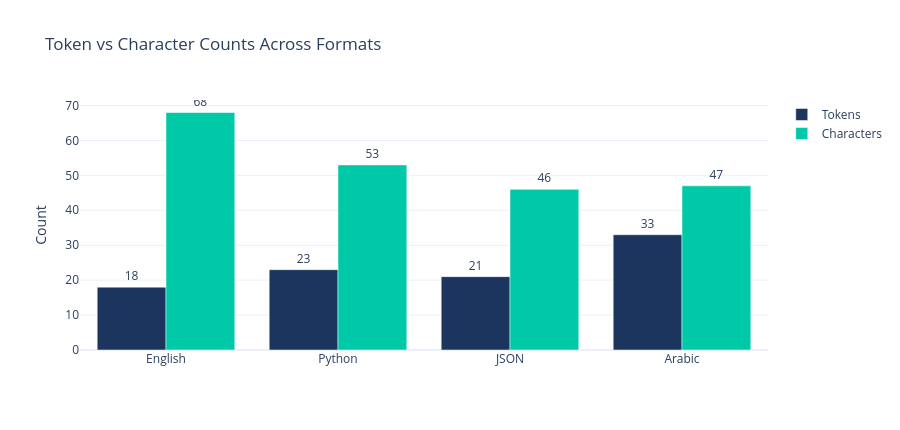

Notebook source saved alongside this figure:
### Markdown cell above
---
## Bonus: Tokens vs Characters Across Formats

The same information expressed in different formats tokenizes very differently.

### Code cell
formats = {
    "English": "The user's name is Ahmed and he is 30 years old and lives in Riyadh.",
    "Python":  'user = {"name": "Ahmed", "age": 30, "city": "Riyadh"}',
    "JSON":    '{"name": "Ahmed", "age": 30, "city": "Riyadh"}',
    "Arabic":  "اسم المستخدم أحمد وعمره 30 سنة ويسكن في الرياض.",
}

labels = list(formats.keys())
token_counts = [len(encoder.encode(t)) for t in formats.values()]
char_counts  = [len(t) for t in formats.values()]

fig = go.Figure()
fig.add_trace(go.Bar(name="Tokens",     x=labels, y=token_counts, marker_color="#1C355E",
                     text=token_counts, textposition="outside"))
fig.add_trace(go.Bar(name="Characters", x=labels, y=char_counts,  marker_color="#00C9A7",
                     text=char_counts,  textposition="outside"))
fig.update_layout(
    title="Token vs Character Counts Across Formats",
    yaxis_title="Count",
    barmode="group",
    template="plotly_white",
    height=430,
)
fig.show()

print("\nTokens per character:")
for label, tc, cc in zip(labels, token_counts, char_counts):
    print(f"  {label:<10} {tc/cc:.2f} tokens/char   ({tc} tokens, {cc} chars)")

### Figure 1 — Plotly figure (JSON) as saved in the notebook; plotly's stock layout.template omitted (floating-point values rounded to 4 significant figures)
{"data": [{"marker": {"color": "#1C355E"}, "name": "Tokens", "text": ["18", "23", "21", "33"], "textposition": "outside", "type": "bar", "x": ["English", "Python", "JSON", "Arabic"], "y": [18, 23, 21, 33]}, {"marker": {"color": "#00C9A7"}, "name": "Characters", "text": ["68", "53", "46", "47"], "textposition": "outside", "type": "bar", "x": ["English", "Python", "JSON", "Arabic"], "y": [68, 53, 46, 47]}], "layout": {"barmode": "group", "height": 430, "title": {"text": "Token vs Character Counts Across Formats"}, "yaxis": {"title": {"text": "Count"}}}}
